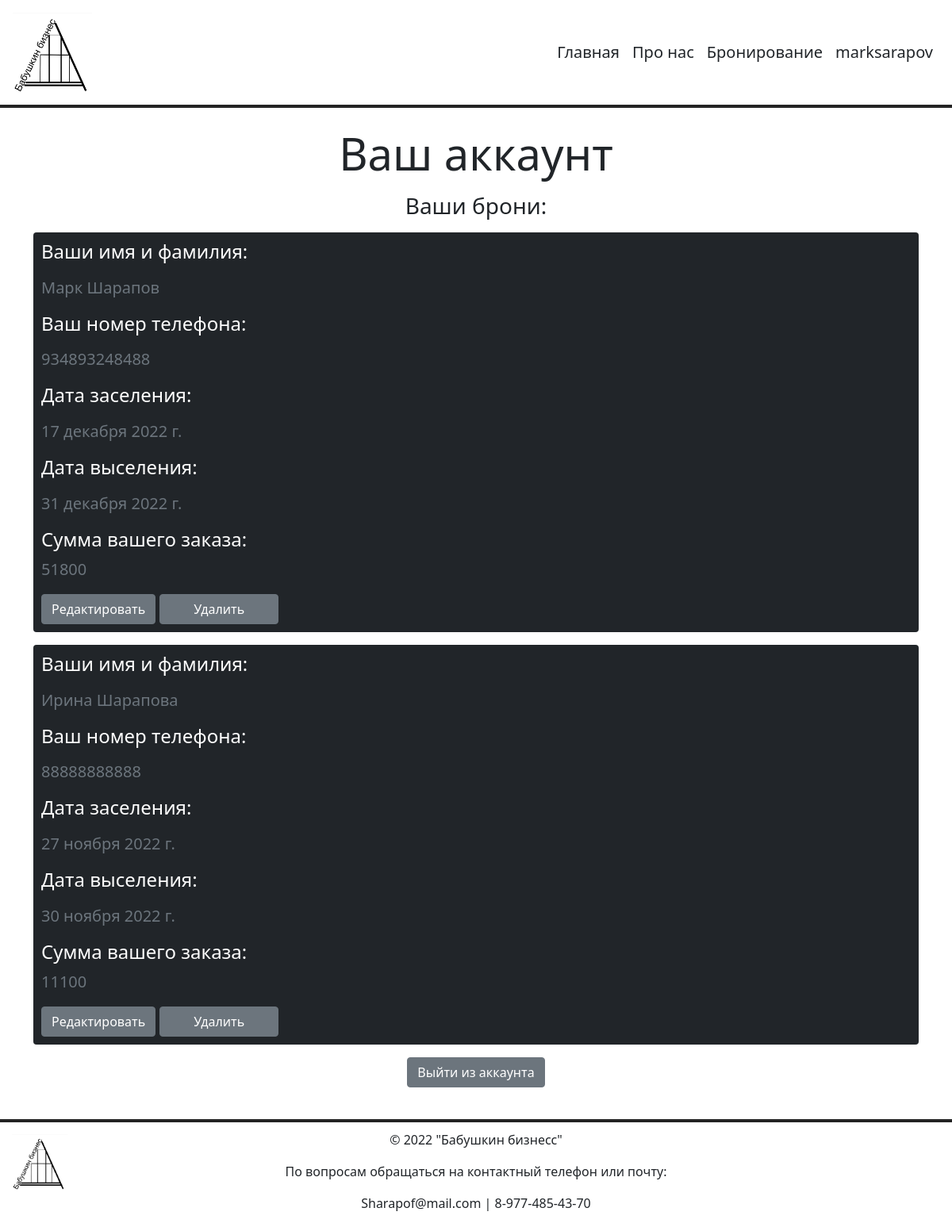
/account (signed in), run on an earlier commit of the app's database.
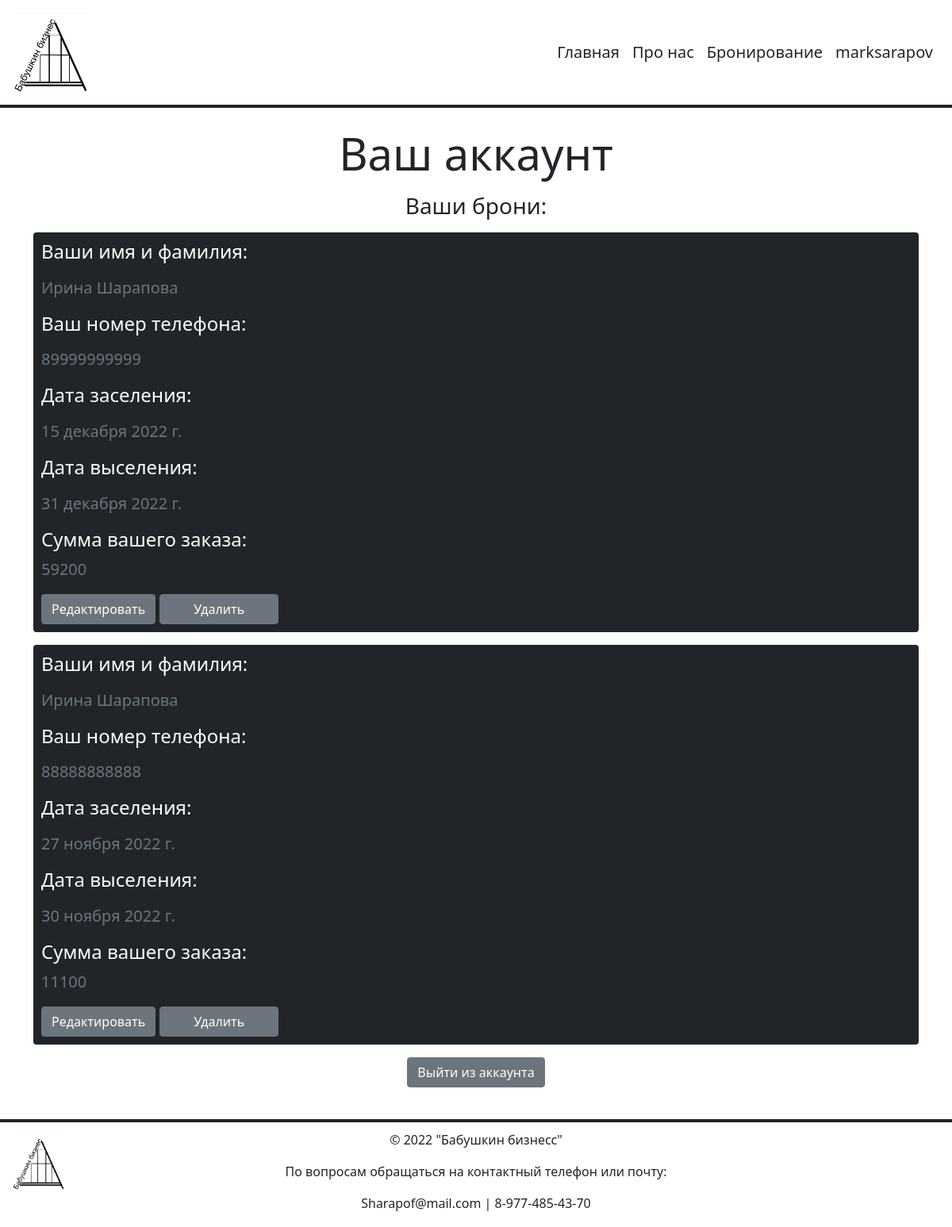
And on a later commit of the database.
### bookings/models.py (models this page shows, shortened)
class Booking(models.Model):
    startdate = models.DateField('Startgdate')
    finishdate = models.DateField('Finishdate')
    user = models.ForeignKey(settings.AUTH_USER_MODEL, on_delete=models.CASCADE)
    fullname = models.CharField('Full name', max_length=50)
    pnumber = models.PositiveBigIntegerField('Phone number')
    class Meta:
        verbose_name = 'Booking'
        verbose_name_plural = 'Bookings'

### main/views.py (the view)
# urls.py: path('account', views.account, name='account'),
def account(request):
    bookings = Booking.objects.filter(user=request.user).order_by('-id')
    for booking in bookings:
        price = 3700 * (booking.finishdate - booking.startdate).days
        booking.price = price
    context = {
        'bookings': bookings
    }
    return render(request, 'main/account.html', context)

### main/templates/main/account.html (shortened to what this page needs)
{% extends 'main/base.html' %}
{% block content %}
    <div>
        <h1 class="display-4 fw-normal text-center mb-3">Ваш аккаунт</h1>
        <h3 class="display-7 fw-normal text-center mb-3">Ваши брони:</h3>
        {% if bookings %}
            {% for booking in bookings %}
                <div class="bookings mb-3 text-white rounded bg-dark">
                    <h4 class="mb-3">Ваши имя и фамилия:</h4>
                    <p class="fs-5 text-muted" id="_fullname">{{ booking.fullname }}</p>
                    <h4 class="mb-3">Ваш номер телефона:</h4>
                    <p class="fs-5 text-muted" id="_pnumber">{{ booking.pnumber }}</p>
                    <h4 class="mb-3">Дата заселения:</h4>
                    <p class="fs-5 text-muted" id="_startdate">{{ booking.startdate }}</p>
                    <h4 class="mb-3">Дата выселения:</h4>
                    <p class="fs-5 text-muted" id="_finishdate">{{ booking.finishdate }}</p>
                    <h4 class="">Сумма вашего заказа:</h4>
                    <p class="fs-5 text-muted" id="_price">{{ booking.price }}</p>
                    <div class="d-flex">
                        <a href="{% url 'update' booking.id %}" class="btn btn-secondary aleft">Редактировать</a>
                        <a href="{% url 'delete' booking.id %}" class="btn btn-secondary aright">Удалить</a>
                    </div>
                </div>
            {% endfor %}
        {% endif %}
        <form action="{% url 'logout' %}" method="POST">
            <div class="text-center my-2">
                <button type="submit" class="btn btn-secondary">Выйти из аккаунта</button>
            </div>
        </form>
    </div>
{% endblock %}

### main/templates/main/base.html (shortened to what this page needs)
{% load static %}
<!doctype html>
<html lang="ru">
<head>
    <link rel="stylesheet" href="https://cdn.jsdelivr.net/npm/bootstrap@5.1.3/dist/css/bootstrap.min.css">
    <link rel="stylesheet" href="{% static 'main/css/base.css' %}">
</head>
<body>
    <header class="d-flex flex-column flex-md-row align-items-center pb-3 mb-4 p-3">
        <img src="/static/main/img/logo1.jpeg" alt="twix" width="100" height="100">
             <nav class=" nav col-12 col-md-auto mb-2 justify-content-center mb-md-0 d-inline-flex mt-2 mt-md-0 ms-md-auto">
                <a href="{% url 'home' %}" class="lead my-3 px-2 link-dark text-decoration-none aclass">Главная</a><br>
                <a href="{% url 'about' %}" class="lead my-3 px-2 link-dark text-decoration-none aclass">Про нас</a><br>
                <a href="{% url 'booking' %}" class="lead my-3 px-2 link-dark text-decoration-none aclass">Бронирование</a><br>
                {% if user.is_authenticated %}
                    <a href="{% url 'account' %}" class="lead my-3 px-2 link-dark text-decoration-none aclass">{{ user.username }}</a><br>
                {% else %}
                    <a href="{% url 'register' %}" class="lead my-3 px-2 link-dark text-decoration-none aclass">Регистрация</a><br>
                {% endif %}
             </nav>
        </header>
    <main>
        <div class="container">
            {% block content %}{% endblock %}
        </div>
    </main>
    <footer>
        <div class="foot"></div>
        <div class="d-flex">
            <div class="fleft">
                <img style="margin: 15px;" src="/static/main/img/logo1.jpeg" alt="twix" width="70" height="70">
            </div>
            <div class="text-center fmidle">
                <p>© 2022 "Бабушкин бизнесс"</p>
                <p>По вопросам обращаться на контактный телефон или почту:</p>
                <p>Sharapof@mail.com   |   8-977-485-43-70</p>
            </div>
            <div class="fright">
            </div>
        </div>
    </footer>
</body>
</html>

### main/static/main/css/base.css (style rules this page uses)
* { margin: 0; padding: 0; }
html, body { height: 100%; }
main { flex-grow: 1; }
body { background: white; }
.aclass { transition: all .6s ease; }
header { background: #ffffff; border-bottom: 4px solid rgb(36, 36, 36); }
.bookings { border-radius: 15px; margin: auto; padding: 10px; }
.aright { float: right; width: 150px; margin-left: 5px; }
footer { height: 136px; width: 100%; margin-top: 40px; }
.foot { height: 4px; width: 100%; background: rgb(36, 36, 36) }
.fleft { width: 25%; float: left; }
.fmidle { width: 50%; float: center; margin-top: 10px; }
.fright { width: 25%; float: right; }

What changed in the data, as far as the page shows it:
removed Booking: fullname "Марк Шарапов", pnumber "934893248488", startdate "17 декабря 2022 г.", finishdate "31 декабря 2022 г.", price "51800"
added Booking: fullname "Ирина Шарапова", pnumber "89999999999", startdate "15 декабря 2022 г.", finishdate "31 декабря 2022 г.", price "59200"
